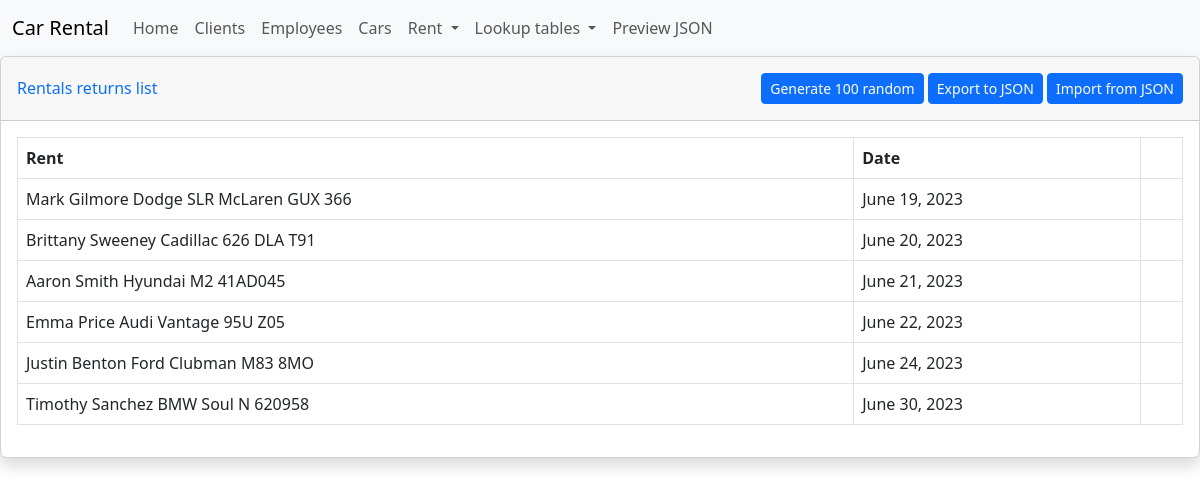
Screenshot of /rental_return/ with the database file from the repository.
### bazy/models.py (models this page shows, shortened)
class Rental_return(models.Model):
    rent = models.ForeignKey(Rent, on_delete=models.CASCADE)
    date = models.DateField('Date')

class Rent(models.Model):
    client = models.ForeignKey(Client, on_delete=models.CASCADE)
    car = models.ForeignKey(Car, on_delete=models.CASCADE)
    def __str__(self):
        return str(self.client) + ' ' + str(self.car)

class Client(models.Model):
    name = models.CharField('Name', max_length=100)
    lastname = models.CharField('Lastname', max_length=100)
    address = models.CharField('Address', max_length=100)
    postal_code = models.CharField('Postal code', max_length=6)
    city = models.CharField('City', max_length=100)
    phone = models.IntegerField('Phone number')
    PESEL = models.IntegerField('PESEL number')
    credit_card_number = models.CharField('Credit card number', max_length=16)
    credit_card_expiration_date = models.CharField('Credit card expiration date', max_length=5, help_text='Enter the credit card expiration date (MM/YY)')
    credit_card_CVV = models.CharField('Credit card CVV', max_length=3)
    def __str__(self):
        return str(self.name) + ' ' + str(self.lastname)

class Car(models.Model):
    type_of_drive = [
        ('AWD', 'AWD'),
        ('FWD', 'FWD'),
        ('RWD', 'RWD'),
    ]
    make = models.CharField('Make', max_length=100)
    model = models.CharField('Model', max_length=100)
    engine = models.CharField('Engine', max_length=100)
    type_of_drive = models.CharField('Type of drive', max_length=3, choices=type_of_drive)
    power = models.IntegerField('Power')
    VIN = models.CharField('VIN', max_length=100)
    plate = models.CharField('Plate', max_length=100)
    status = models.ForeignKey(Car_status, on_delete=models.CASCADE)
    def __str__(self):
        return self.make + ' ' + self.model + ' ' + self.plate

### bazy/views.py (the view)
# urls.py: path('rental_return/', views.rental_return, name='rental_return'),
def rental_return(request):
    rental_return_list = Rental_return.objects.all()
    return render(request, 'rental_return.html',
                    {'rental_return_list' : rental_return_list })

### bazy/templates/rental_return.html (shortened to what this page needs)
{% extends 'base.html' %}
{% block content %}
<div class="card shadow mb-4">
    <div class="card-header py-3">
        <h6 class="m-0 font-weight-bold text-primary">
            <div style="display: flex; justify-content: space-between; align-items: center;">
                <div>Rentals returns list</div>
                <div>
                    <a href="#" class="btn btn-primary btn-icon-split btn-sm">
                        <span class="text">Generate 100 random</span>
                    </a>
                    <a href="#" class="btn btn-primary btn-icon-split btn-sm">
                        <span class="text">Export to JSON</span>
                    </a>
                    <a href="#" class="btn btn-primary btn-icon-split btn-sm">
                        <span class="text">Import from JSON</span>
                    </a>
                </div>
            </div>
        </h6>
    </div>
    <div class="card-body">
        <div class="table-responsive">
            <table class="table table-bordered" id="dataTable" width="100%" cellspacing="0">
                <thead>
                    <tr>
                        <th>Rent</th>
                        <th>Date</th>
                        <th></th>
                    </tr>
                </thead>
                <tbody>
                    {% for rental_return_list in rental_return_list %}
                    <tr>
                        <td>{{ rental_return_list.rent }}</td>
                        <td>{{ rental_return_list.date }}</td>
                        <td></td>
                    </tr>
                    {% endfor %}
                </tbody>
            </table>
        </div>
    </div>
</div>
{% endblock %}

### rows the page displays
Rental_return: rent "Mark Gilmore Dodge SLR McLaren GUX 366", date "June 19, 2023"
Rental_return: rent "Brittany Sweeney Cadillac 626 DLA T91", date "June 20, 2023"
Rental_return: rent "Aaron Smith Hyundai M2 41AD045", date "June 21, 2023"
Rental_return: rent "Emma Price Audi Vantage 95U Z05", date "June 22, 2023"
Rental_return: rent "Justin Benton Ford Clubman M83 8MO", date "June 24, 2023"
Rental_return: rent "Timothy Sanchez BMW Soul N 620958", date "June 30, 2023"
